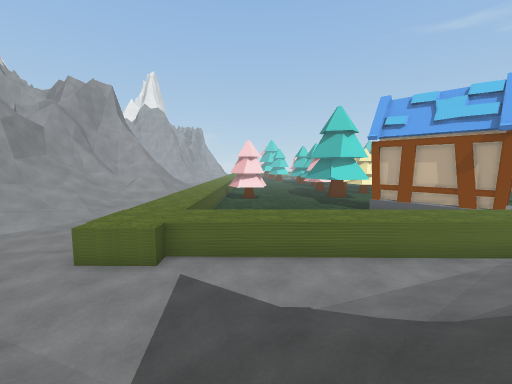
View 1 (above)

24 first-person views from a walk through a 3-D level made in the Unity game engine. The camera is 1.4 m above the floor, tilts 6° down and sees 90° across. The floor is counted in squares, 1 m on a side. Each view is taken from the middle of a square. On the plan, view 1 faces up. The plan holds only what a view shows up to about 13 squares ahead; the rest is blank. The place goes on beyond the plan. The player is left out. Some animated figures are not drawn. Some surface patterns are stand-ins.

View 2
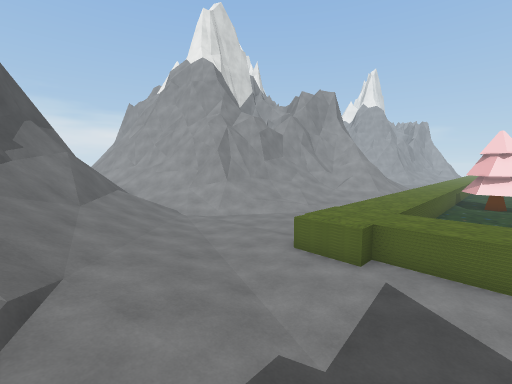

View 3
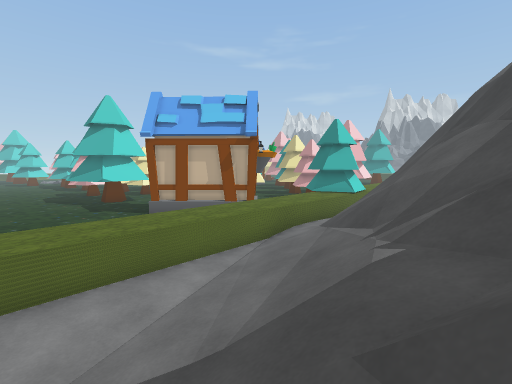

View 4
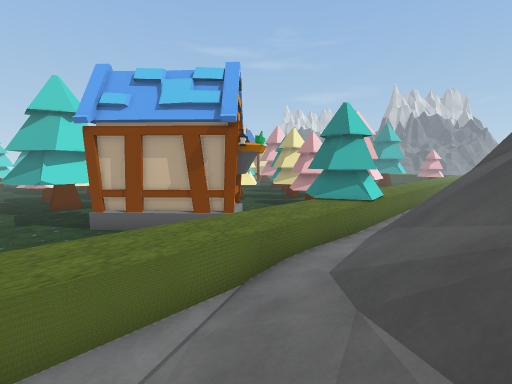

View 5
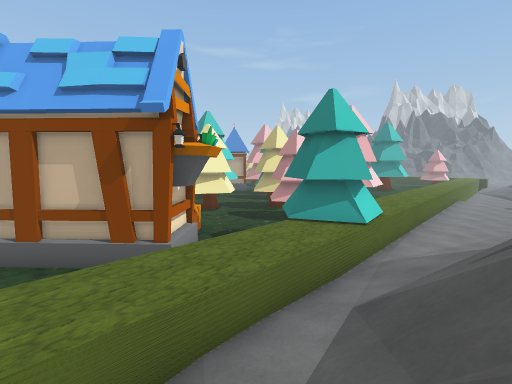

View 6
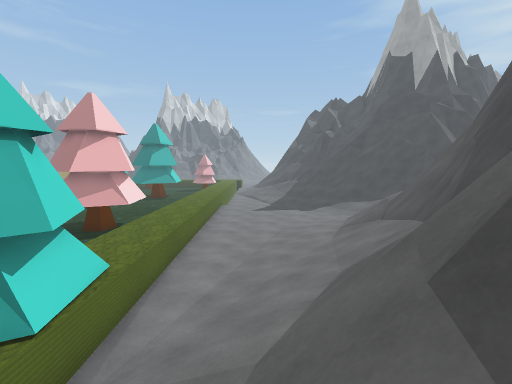

View 7
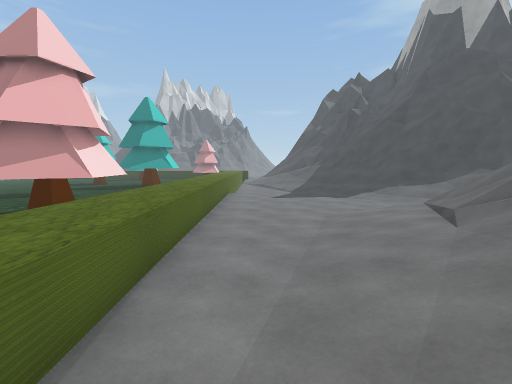

View 8
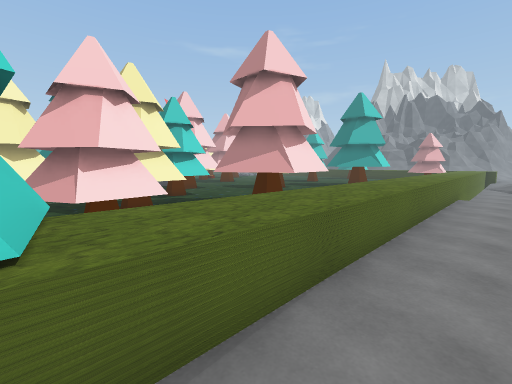

View 9
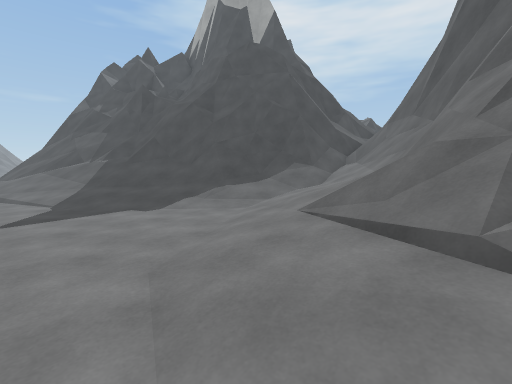

View 10
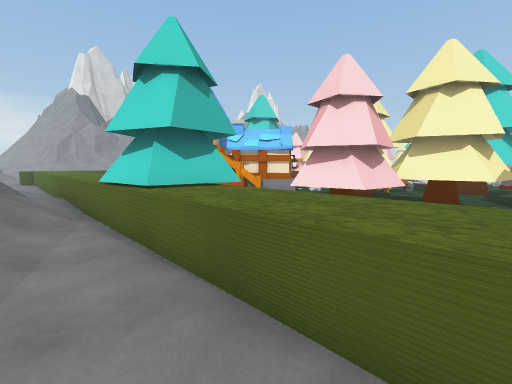

View 11
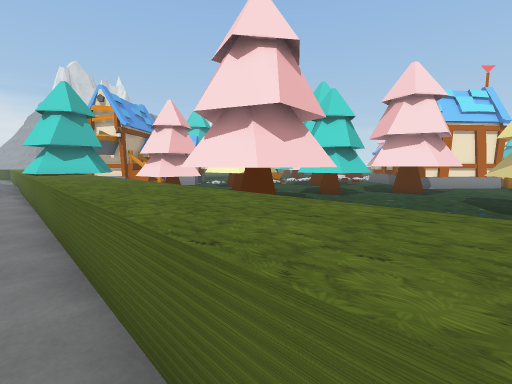

View 12
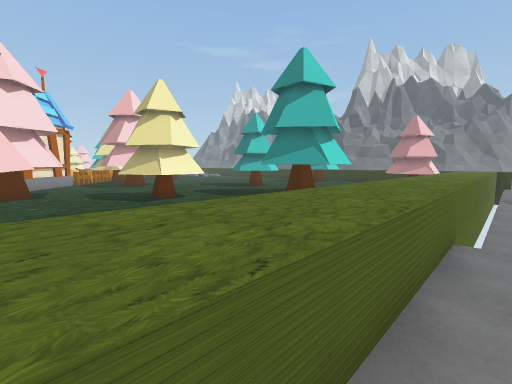

View 13
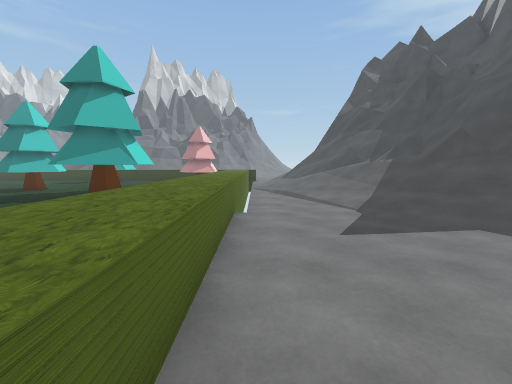

View 14
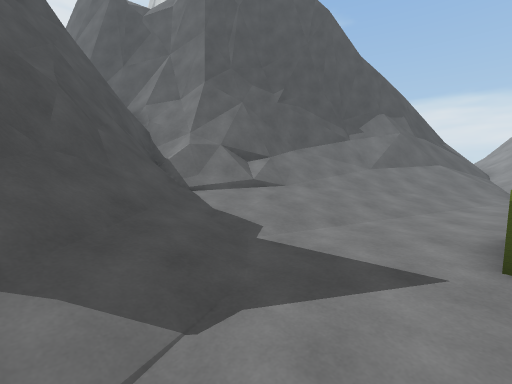

View 15
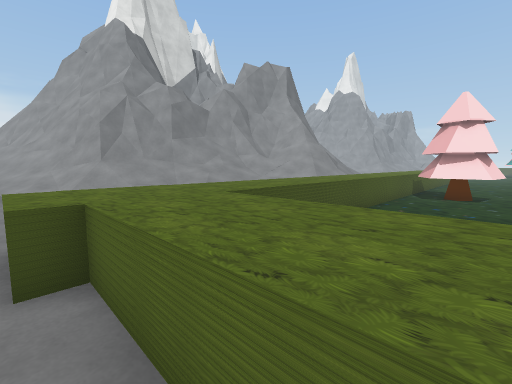

View 16
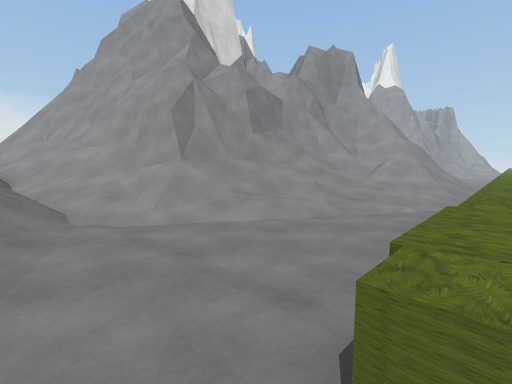

View 17
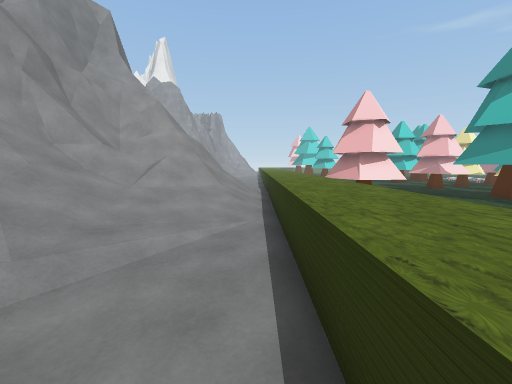

View 18
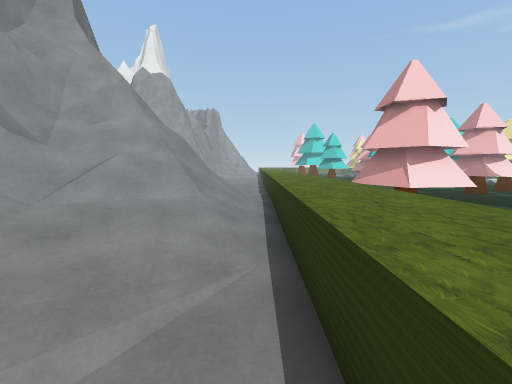

View 19
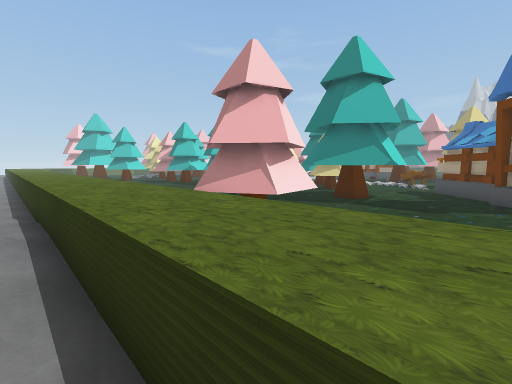

View 20
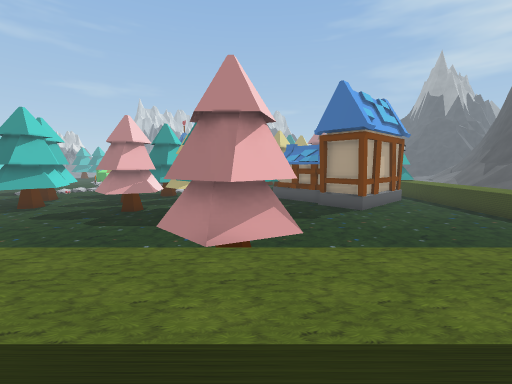

View 21
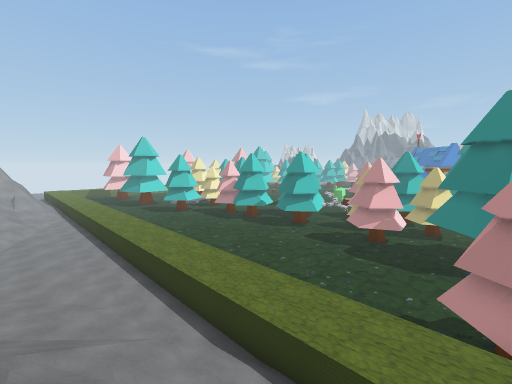

View 22
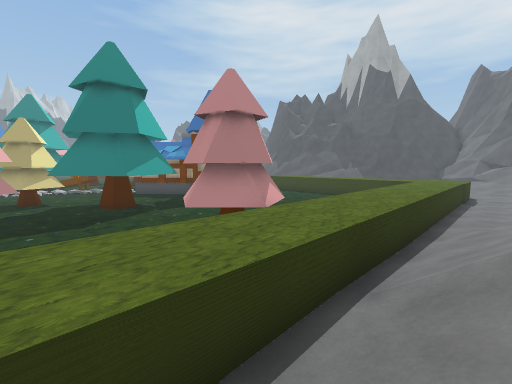

View 23
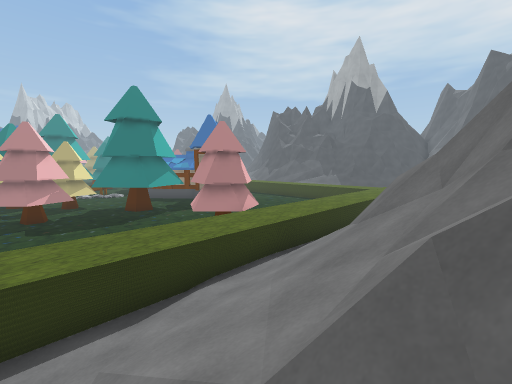

View 24
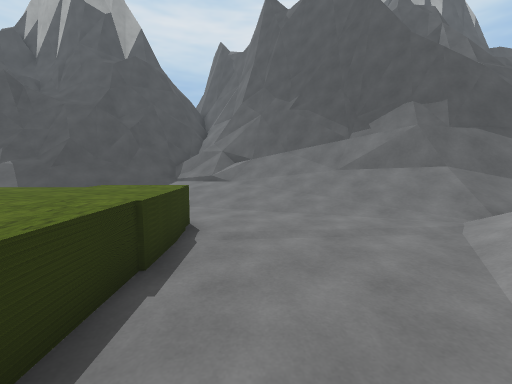

### Floor plan
Key: @ floor where view 1 was taken; # wall or solid block; . main floor; : floor 0.25 m higher than the main floor; - floor 0.25 m lower than the main floor; + floor 0.5 m higher than the main floor; * floor 0.75 m higher than the main floor; % floor 1 m higher than the main floor; / step, stairs or slope; = window, fence, low wall or low ledge; ^ raised ledge; v drop or lower ground; H house; T tree.
Columns run from 15 left of view 1 to 36 right of it. Each row starts with its distance up from view 1.
 26       ///..^^.......TT
 25       =///.^^.......TTT
 24       =///.^^.......TTT.TT
 23       #=//.^^........T.TTT          T      ..
 22       #///.^^.......TTTTTT        TTT    TT..
 21     ###==//^^.TT...TTTTT          .TT   TTT..
 20     ##=/=//^^TTTT..TTTT             T  TT.T..
 19    ##=/////^^TTTT...T..T.          ..   TT...
 18    #=//////^^.TT....TTT...      T  . TTT....TT    ..
 17    #==/////^^............HHH   TT  . TTT...TTTT  ...
 16    #=/////.^^...........HHHH   TT  TTTTT....TTT...
 15   ##///++..^^.........HHH       .TTTT.......T....
 14   ##////:..^^.  .....H##  HH...  TTTT  ..       T
 13   ##=///:..^^.  ......H## HHH...TT TTTTTT        T
 12   ##=///...^^.  .......H#HHH...TTTT TTTTT        TTT
 11   ##//+/...^^    ...... HHH    TTTT .TTTT         T
 10   ##///....^^     .....  H   TT.T    TTTT
  9 ####///....^^^..............TTTT...............
  8 #==///.....^^^^^^^^^^^^^^^^^T#TT%%%%%%%%%%%%%%%%%%%%
  7 /////......^^^^^^^^^^^^^^^^^^TTT%%%%%%%%%%%%%%%%%%%%
  6 ////.......^^........///:::://................------
  5 //////.............////////////...............------
  4 ///////:.........///////////////:................///
  3 ///=#///:::....//////////##=/=///:::.........../////
  2 ^^===////++::.//////////=# ##=////++::.......///////
  1  ###=/////+++://///// /=##   #=/////+::/....////////
  0   ###=//////++/@===#=#        ###==///+:.../////////
 -1     ####==/////#^##=^^         ####//////./////==//=
 -2       #^##v///#=##               ##== ///.////=#==##
 -3        ^#==//###                  ###= //:///=######
 -4         ^^^==##                     #=/*+//===#
 -5           ^###                      ^#/////=^^
 -6           ^##                        ^==//=#^

Positions as (right, up) in squares from view 1, and headings:
1: (0, 0), facing up
2: (0, 0), facing up-left
3: (1, 1), facing up-right
4: (4, 3), facing up-right
5: (7, 4), facing up-right
6: (11, 4), facing right
7: (15, 5), facing right
8: (16, 5), facing up-right
9: (20, 4), facing down-right
10: (21, 5), facing up-left
11: (29, 6), facing up-left
12: (25, 6), facing up-right
13: (23, 6), facing right
14: (2, 6), facing down-left
15: (1, 6), facing up-left
16: (-4, 5), facing up-left
17: (-5, 9), facing up
18: (-5, 12), facing up
19: (-5, 15), facing up-right
20: (-6, 19), facing right
21: (-8, 20), facing up-right
22: (-6, 24), facing down-right
23: (-9, 26), facing down-right
24: (-6, 12), facing down
